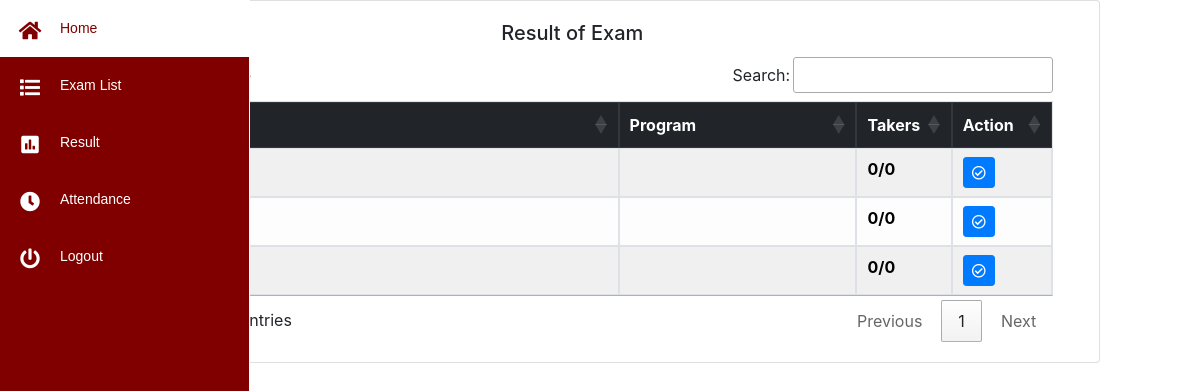
The page /emp/result.php (signed in) on the database as committed earlier.
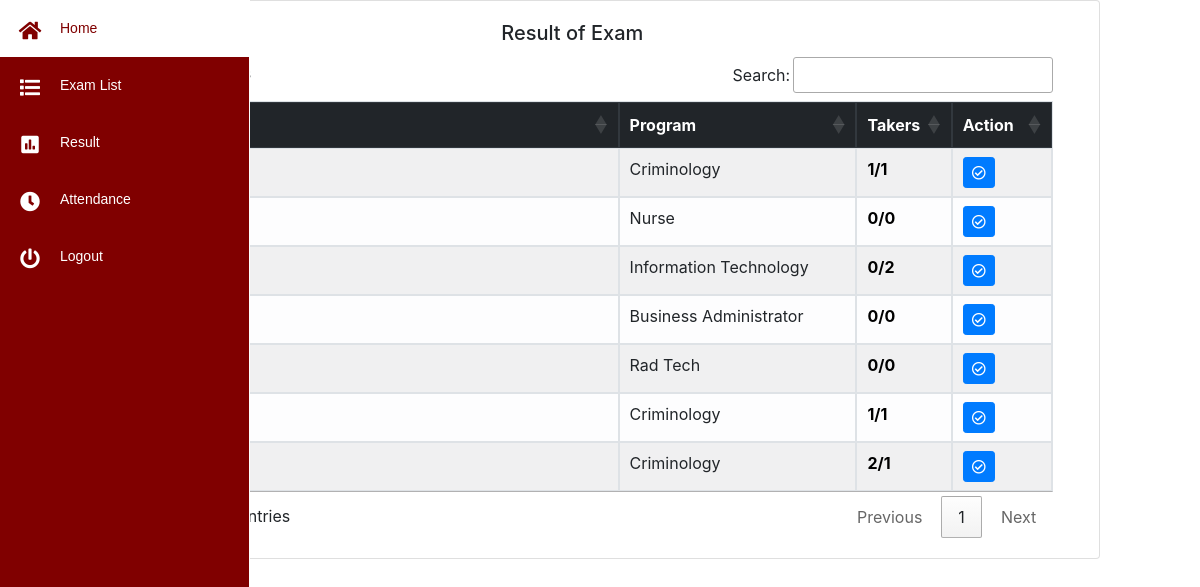
The same page on the database as committed later.
### tables this page shows
CREATE TABLE `lexamtb` (
  `lexamtbl_id` int(11) NOT NULL,
  `exam_name` varchar(255) NOT NULL,
  `program` varchar(225) NOT NULL,
  `exam_no` varchar(255) NOT NULL,
  `actyear` varchar(225) NOT NULL,
  `status` enum('0','1') NOT NULL
);

### emp/result.php (the view, shortened to what this page needs)
<?php
include 'php/nav.php';
$q1="SELECT * FROM lexamtb WHERE actyear ='$active'";
 $r1= mysqli_query($conn,$q1);
?>
 <link rel="stylesheet" type="text/css" href="https://cdn.datatables.net/1.10.19/css/jquery.dataTables.css">
<div class="container">
<div class="card" style="width: 95%;">
  <div class="card-body">
    <h5 class="card-title text-center">Result of Exam</h5>
   <div class=" table-sorting table-responsive-sm mx-auto " style="width:95%">
                   <table class="table table-striped table-bordered table-light"  id="tSortable20">
                    <thead class="thead-dark">
                     <tr>
                                            <th style="width:1%">#</th>
                                            <th style="width:40%">Exam List</th>
                                            <th style="width:20%">Program</th>
                                            <th style="width:2%">Takers</th>
                                            <th style="width:5%">Action</th>
                                        </tr>
                                      </thead>
                                              <tbody>
                                        <?php
                                        $counter =1;
                                        while($row = mysqli_fetch_array($r1)){
?>
                                        <tr weight="100%">
                                        <td ><?php echo $counter; ?></td>
                                        <td><?php echo $row["exam_name"]; ?></td>
                                        <td><?php echo $row["program"]; ?></td>
 <?php
 $eid = $row["exam_no"];
$program =$row["program"];
$rows_enroll= mysqli_query($conn, "SELECT * FROM enrolltbl WHERE enroll_date ='$active' AND program='$program'");
$rows_enroll_count= mysqli_num_rows($rows_enroll);
$rows_done= mysqli_query($conn, "SELECT * FROM evaltbl WHERE exam_no ='$eid' ");
$rows_done_count= mysqli_num_rows($rows_done);
?>
         								  <td style="color: white;"><b style="color: black"><?php echo $rows_done_count;?>/<?php echo $rows_enroll_count;?></b> </td>
                                     <td><a hidden href="eval.php?id=<?php echo $row["exam_no"]; ?>" class="btn btn-success btn-sm" title="evaluation" ><i class="fas fa-align-left"></i></a>
                                      <a href="result_es.php?id=<?php echo $row["exam_no"]; ?>" class="btn btn-primary btn-sm" title="exam result" ><i class="far fa-check-circle"></i></a>
                                     </td>
                             </tr>
<?php
 $counter++;
   }
  ?>
  </tbody>
</table>
</div>
</div>

Rows that differ between the two databases and show on the page:
removed lexamtb: rows_done_count "0", rows_enroll_count "0"
removed lexamtb: rows_done_count "0", rows_enroll_count "0"
removed lexamtb: rows_done_count "0", rows_enroll_count "0"
added lexamtb: program "Criminology", rows_done_count "1", rows_enroll_count "1"
added lexamtb: program "Nurse", rows_done_count "0", rows_enroll_count "0"
added lexamtb: program "Information Technology", rows_done_count "0", rows_enroll_count "2"
added lexamtb: program "Business Administrator", rows_done_count "0", rows_enroll_count "0"
added lexamtb: program "Rad Tech", rows_done_count "0", rows_enroll_count "0"
added lexamtb: program "Criminology", rows_done_count "1", rows_enroll_count "1"
added lexamtb: program "Criminology", rows_done_count "2", rows_enroll_count "1"
Other text that changed with them:
text written by a page script: "Search: Showing 1 to 3 of 3 entries Previous 1 Next" → "Search: Showing 1 to 7 of 7 entries Previous 1 Next"
